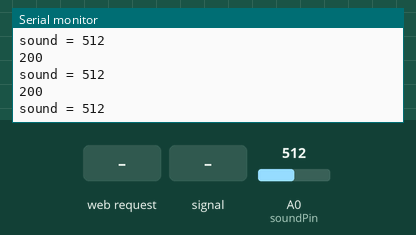
The sketch below on a simulated ESP8266 (NodeMCU). On the bench: the last lines printed to the serial monitor. The inputs (shaded band) are chosen by the test bench; at power-on: A0 (soundPin) = 512. WiFi joins after 1.5 s; servers stay silent unless stated; uploads are accepted with an empty reply; EEPROM starts erased.

Above: at 3.2 s.
3.3 s: HTTP request GET /a?ssid= received
At 3.57 s:
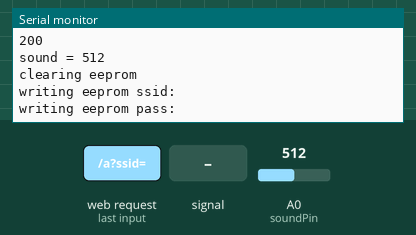
4.9 s: A0 (soundPin) fed a 200 Hz sine of ±81 counts around its level
At 5.38 s:
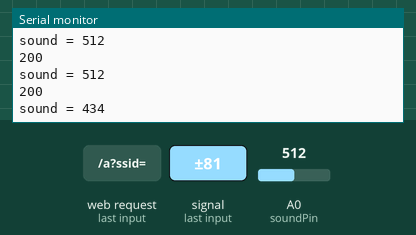
6.4 s: A0 (soundPin) set to 716
At 6.58 s:
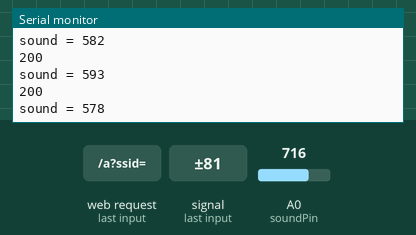
7.9 s: A0 (soundPin) fed a 1000 Hz sine of ±255 counts around its level
At 8.39 s:
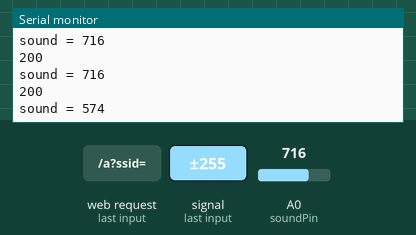
9.4 s: HTTP request GET /generate_204 received
At 9.79 s:
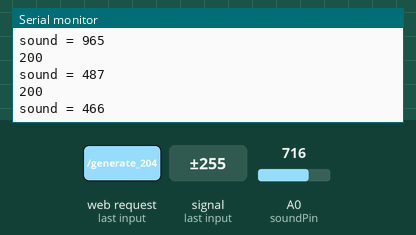
10.9 s: A0 (soundPin) set to 900
At 10.99 s:
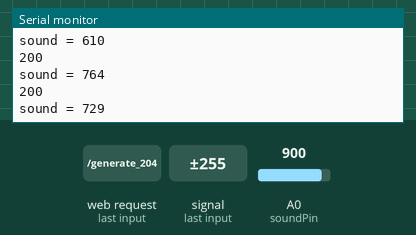
Timing chart, 0 to 13.4 s (numbered marks = the images above; inputs shaded):
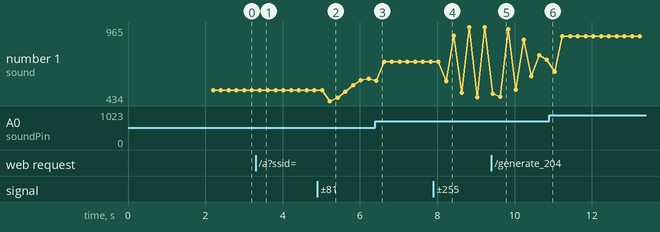

The sketch:

sound_toPythonServer.ino
```cpp
#include <ESP8266HTTPClient.h>
#include <ArduinoJson.h>
#include <Wire.h>

#define PROTOTYPE_NAME "collectorS"
#define SERVER_NAME "MyServer"
#define HOST_SERVER "143.248.250.70"

const long interval = 50;
unsigned long previousMillis = 0;
int soundPin = A0;
int sensorVal = 0;
int dummy = -11;

void setup(){
  Serial.begin(115200);
  Serial.println('serial begin');

  while(smartWiFi(PROTOTYPE_NAME));
  launchWeb(1);
  //socket.begin(HOST_SERVER);
  //socket.on(SERVER_NAME, event);
}

void loop(){
  mdns_setup();
  unsigned long currentMillis = millis();

  if (currentMillis - previousMillis >= interval) {
    previousMillis = currentMillis;

    DynamicJsonDocument data_to_server(1024);

    sensorVal = analogRead (A0);
    data_to_server["type"] = "VOICE";
    data_to_server["gx"] = dummy;
    data_to_server["gy"] = dummy;
    data_to_server["gz"] = dummy;
    data_to_server["ax"] = dummy;
    data_to_server["ay"] = dummy;
    data_to_server["az"] = dummy;
    data_to_server["vc"] = sensorVal;

    String jsonData;
    serializeJson(data_to_server, jsonData);

    HTTPClient http;
    //socket.emit(PROTOTYPE_NAME, jsonData.c_str());
    http.begin("http://192.168.0.59:5000/user");
    http.addHeader("Content-Type", "application/json");
    int httpCode = http.POST(jsonData.c_str());
    String payload = http.getString();

    Serial.println(httpCode);
    Serial.println(payload);
    http.end();
    Serial.print("sound = "); Serial.println(sensorVal);


  }
  //socket.loop();

}
```

smartWiFi.ino
```cpp
#include "ESP8266WiFi.h"
#include <ESP8266mDNS.h>
#include <WiFiClient.h>
#include <EEPROM.h>
#include <DNSServer.h>

MDNSResponder mdns;
WiFiServer server(80);

const byte DNS_PORT = 53;
DNSServer dnsServer;

IPAddress ap_local_IP(8,8,8,8);
IPAddress ap_gateway(8,8,8,8);
IPAddress ap_subnet(255,255,255,0);

bool smartWiFi(String AP_name){
  EEPROM.begin(512);
  delay(500);

  String esid;
  for (int i = 0; i < 32; ++i)
  {
    esid += char(EEPROM.read(i));
  }

  String epass = "";
  for (int i = 32; i < 96; ++i)
  {
    epass += char(EEPROM.read(i));
  }

  if ( esid.length() > 1 ) {
    WiFi.begin(esid.c_str(), epass.c_str());
    if ( testWifi() == 1 ) {
      Serial.println(WiFi.localIP());
      return false;
    }
  }

  setupAP(AP_name);
  return true;
}

int testWifi(void) {
  int count = 0;
  Serial.println("Waiting for Wifi to connect");
  while ( count < 20 ) {
    if (WiFi.status() == WL_CONNECTED) {
      Serial.println();
      Serial.println("WiFi Connected");
      return(1);
    }
    delay(500);
    Serial.print(".");
    count++;
  }

  Serial.println(".");
  Serial.println("Time out, opening AP");
  Serial.println();
  return(0);
}

void setupAP(String AP_name) {
  WiFi.mode(WIFI_STA);
  WiFi.disconnect();
  delay(100);
  int n = WiFi.scanNetworks();
  if (n == 0) {
    Serial.println("no networks found");
  }

  delay(100);
  WiFi.softAPConfig(ap_local_IP, ap_gateway, ap_subnet);

  char ap_ssid[50];
  AP_name.toCharArray(ap_ssid,50);
  Serial.println(ap_ssid);
  WiFi.softAP(ap_ssid);

  dnsServer.setErrorReplyCode(DNSReplyCode::NoError);
  dnsServer.start(DNS_PORT, "*", ap_local_IP);

  launchWeb(0);
}

void launchWeb(int webtype) {
  if(webtype == 1) {
    if (!mdns.begin("esp8266", WiFi.localIP())) {
      Serial.println("Error setting up MDNS responder!");
      while(1) {
        delay(1000);
      }
    }

    server.begin();
  }
  else{
    Serial.println(WiFi.softAPIP());

    if (!mdns.begin("esp8266", WiFi.localIP())) {
      Serial.println("Error setting up MDNS responder!");
      while(1) {
        delay(1000);
      }
    }

    server.begin();
    int b = 1;

    while(b == 1) {
      b = mdns_setup();
      dnsServer.processNextRequest();
    }
  }
}

int mdns_setup(){
  mdns.update();

  WiFiClient client = server.available();
  if (!client) {
    return(1);
  }

  while(client.connected() && !client.available()) {
    delay(1);
  }

  String req = client.readStringUntil('\r');

  int addr_start = req.indexOf(' ');
  int addr_end = req.indexOf(' ', addr_start + 1);
  if (addr_start == -1 || addr_end == -1) {
    Serial.print("Invalid request: ");
    Serial.println(req);
    return(1);
  }
  req = req.substring(addr_start + 1, addr_end);
  client.flush();

  String s;

  if (req == "/") {
    s = "HTTP/1.1 200 OK\r\nContent-Type: text/html\r\n\r\n<!DOCTYPE HTML>\r\n";
    s += "<html>";
    s += "<head>";
    s += "<meta http-equiv='X-UA-Compatible' content='IE=edge,chrome=1'>";
    s += "<meta name=”apple-mobile-web-app-capable” content=”yes”>";
    s += "<meta http-equiv='Content-Type' content='text/html; charset=utf-8' />";
    s += "<meta name='viewport' content='width=device-width, initial-scale=1.0, minimum-scale=1.0'>";
    s += "<title>ESP8266 AP Setup</title>";
    s += "</head>";
    s += "<body>";
    s += "<div style = 'padding:30px;'>";
    s += "<div style = 'text-align:center; padding:30px; color: #252e31;'><b>ESP8266 WiFi Setup</b></div>";
    s += "<form method='get' action='a' style = 'max-width:460px; margin-left:auto; margin-right:auto; background-color:#F7F9FA; border-radius:5px; padding:60px 20px;'>";
    s += "<div class='content' style = 'margin:0 10%; padding: 0 0 10px;'>";
    s += "<form method='get' action='a'>";
    s += "<input name='ssid' autocomplete='off' placeholder='SSID' style = 'text-align:center; height: 40px; width: 100%; margin-bottom:10px; border: 1px solid #9da3a6; background: #fff; border-radius: 5px;'>";
    s += "<input name='pass' autocomplete='off' placeholder='Password' style = 'text-align:center; height: 40px; width: 100%; margin-bottom:10px; border: 1px solid #9da3a6; background: #fff; border-radius: 5px;'>";
    s += "<input type='submit' style = 'width: 100%; height: 44px; padding:0 10px; border:0; background-color: #394950; border-radius:5px; color:#fff; margin-top:10px;'>";
    s += "</div>";
    s += "</form>";
    s += "</div>";
    s += "<div style = 'bottom: 0; height: 30px; text-align:center; padding:30px; font-size: small;'>ID KAIST <br> CIDR Lab</div>";
    s += "</body>";
    s += "</html>\r\n\r\n";
  }
  else if ( req.startsWith("/generate_204") ) {
    s = "HTTP/1.1 200 OK\r\nContent-Type: text/html\r\n\r\n<!DOCTYPE HTML>\r\n";
    s += "<html>";
    s += "<head>";
    s += "<meta http-equiv='X-UA-Compatible' content='IE=edge,chrome=1'>";
    s += "<meta name=”apple-mobile-web-app-capable” content=”yes”>";
    s += "<meta http-equiv='Content-Type' content='text/html; charset=utf-8' />";
    s += "<meta name='viewport' content='width=device-width, initial-scale=1.0, minimum-scale=1.0'>";
    s += "<title>ESP8266 AP Setup</title>";
    s += "</head>";
    s += "<body>";
    s += "<div style = 'padding:30px;'>";
    s += "<div style = 'text-align:center; padding:30px; color: #252e31;'><b>ESP8266 WiFi Setup</b></div>";
    s += "<form method='get' action='a' style = 'max-width:460px; margin-left:auto; margin-right:auto; background-color:#F7F9FA; border-radius:5px; padding:60px 20px;'>";
    s += "<div class='content' style = 'margin:0 10%; padding: 0 0 10px;'>";
    s += "<form method='get' action='a'>";
    s += "<input name='ssid' autocomplete='off' placeholder='SSID' style = 'text-align:center; height: 40px; width: 100%; margin-bottom:10px; border: 1px solid #9da3a6; background: #fff; border-radius: 5px;'>";
    s += "<input name='pass' autocomplete='off' placeholder='Password' style = 'text-align:center; height: 40px; width: 100%; margin-bottom:10px; border: 1px solid #9da3a6; background: #fff; border-radius: 5px;'>";
    s += "<input type='submit' style = 'width: 100%; height: 44px; padding:0 10px; border:0; background-color: #394950; border-radius:5px; color:#fff; margin-top:10px;'>";
    s += "</div>";
    s += "</form>";
    s += "</div>";
    s += "<div style = 'bottom: 0; height: 30px; text-align:center; padding:30px; font-size: small;'>ID KAIST <br> CIDR Lab</div>";
    s += "</body>";
    s += "</html>\r\n\r\n";
  }
  else if ( req.startsWith("/a?ssid=") ) {
    Serial.println("clearing eeprom");

    for (int i = 0; i < 96; ++i){
      EEPROM.write(i, 0);
    }

    String qsid;
    qsid = req.substring(8,req.indexOf('&'));
    Serial.println(qsid);
    Serial.println("");

    String qpass;
    qpass = req.substring(req.lastIndexOf('=')+1);
    Serial.println(qpass);
    Serial.println("");

    Serial.println("writing eeprom ssid:");
    for (int i = 0; i < qsid.length(); ++i)
    {
      EEPROM.write(i, qsid[i]);
      Serial.print(qsid[i]);
    }
    Serial.println();

    Serial.println("writing eeprom pass:");
    for (int i = 0; i < qpass.length(); ++i)
    {
      EEPROM.write(32+i, qpass[i]);
      Serial.print(qpass[i]);
    }
    Serial.println();

    EEPROM.commit();
    s = "HTTP/1.1 200 OK\r\nContent-Type: text/html\r\n\r\n<!DOCTYPE HTML>\r\n";
    s += "<html>";
    s += "<head>";
    s += "<meta http-equiv='X-UA-Compatible' content='IE=edge,chrome=1'>";
    s += "<meta name=”apple-mobile-web-app-capable” content=”yes”>";
    s += "<meta http-equiv='Content-Type' content='text/html; charset=utf-8' />";
    s += "<meta name='viewport' content='width=device-width, initial-scale=1.0, minimum-scale=1.0'>";
    s += "<title>ESP8266 AP Setup</title>";
    s += "</head>";
    s += "<body>";
    s += "<div style = 'padding:30px;'>";
    s += "<div style = 'text-align:center; padding:30px; color: #252e31;'><b>ESP8266 WiFi Setup</b></div>";
    s += "<form method='get' action='a' style = 'max-width:460px; margin-left:auto; margin-right:auto; background-color:#F7F9FA; border-radius:5px; padding:60px 20px;'>";
    s += "<div class='content' style = 'margin: 0 15%; padding: 0 0 10px; text-align:center'>";
    s += "Information successfully <br> saved to EEPROM <br><br> ... reset to boot into <br> new WiFi";
    s += "</div>";
    s += "<div style = 'bottom: 0; height: 30px; text-align:center; padding:30px; font-size: small;'>ID KAIST <br> CIDR Lab</div>";
    s += "</body>";
    s += "</html>\r\n\r\n";
  }
  else
  {
    s = "HTTP/1.1 404 Not Found\r\n\r\n";
  }

  client.print(s);
  return(1);
}
```

Measured:
- after the input at 3.3 s, the serial monitor: prints a new line after 0.11 s (image 1)
- after the input at 4.9 s, the serial monitor: prints a new line after 0.32 s (image 2)
- after the input at 7.9 s, the serial monitor: prints a new line after 0.33 s (image 4)
- after the input at 9.4 s, the serial monitor: prints a new line after 0.23 s (image 5)
- plotted number 1: 512 → 593 after the input at 4.9 s, 593 → 716 after the input at 6.4 s, 716 → 965 after the input at 7.9 s, 965 → 729 after the input at 9.4 s, 729 → 900 after the input at 10.9 s
